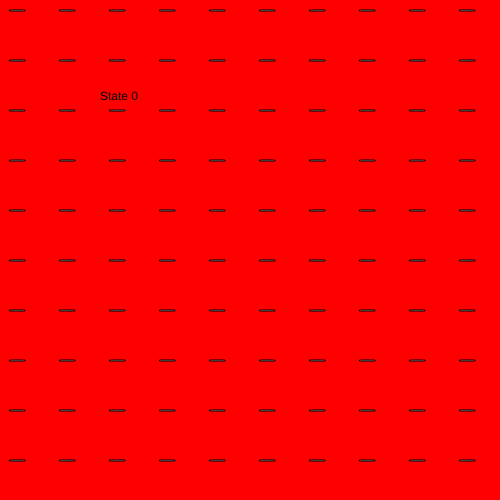
Frame 1 (no input)
Frame 60 (no input): identical to frame 1, image omitted
Frame 120 (the mouse pressed at the canvas centre since frame 60): identical to frame 1, image omitted

The p5.js sketch that drew this single still picture (run headless with seeded random() and noise() and a simulated clock; from frame 60 on, the mouse is pressed at the canvas centre):

// p5.js sketch
// ── sketch.js
let state = 0;

function setup() {
  createCanvas(500, 500);
}

function draw() {

  switch (state) {

    case 0:
    background('red');
    text("State 0", 100, 100);
    pattern(15, 1);
    break;

    case 1:
    background('orange');
    text("State 1", 100, 100);
    pattern(10, 20);
    break;

    case 2:
    background('yellow');
    text("State 2", 100, 100);
    pattern(50, 5);
    break;

    case 3:
    background('green');
    text("State 3", 100, 100);
    pattern(25, 25);
    break;

    case 4:
    background('blue');
    text("State 4", 100, 100);
    pattern(-2, 20);
    break;

  }
}

function mouseReleased() {
  state++;
  if (state > 4) state = 0;

}

function pattern(p1, p2) {
  for (let j = 0; j < 20; j++) {
    for (let i = 0; i < 20; i++) {
      rect(i * 50 + 10, j * 50 + 10, p1, p2);
    }
  }
}
